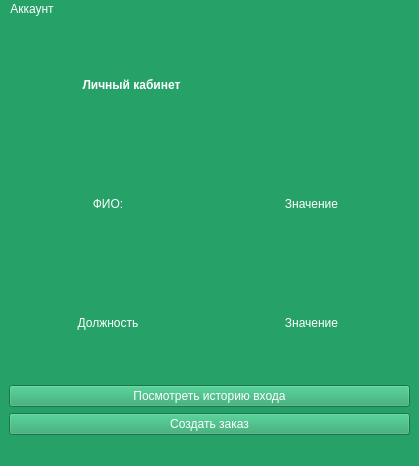
<?xml version="1.0" encoding="UTF-8"?>
<ui version="4.0">
 <class>MainWindow</class>
 <widget class="QMainWindow" name="MainWindow">
  <property name="geometry">
   <rect>
    <x>0</x>
    <y>0</y>
    <width>419</width>
    <height>466</height>
   </rect>
  </property>
  <property name="maximumSize">
   <size>
    <width>419</width>
    <height>466</height>
   </size>
  </property>
  <property name="windowTitle">
   <string>Личный Кабинет</string>
  </property>
  <property name="styleSheet">
   <string notr="true">color: rgb(255, 255, 255);
background-color: rgb(38, 162, 105);</string>
  </property>
  <widget class="QWidget" name="centralwidget">
   <layout class="QVBoxLayout" name="mainLayout">
    <item>
     <layout class="QHBoxLayout" name="horizontalLayout">
      <property name="sizeConstraint">
       <enum>QLayout::SetMinimumSize</enum>
      </property>
      <item>
       <widget class="QLabel" name="label_2">
        <property name="styleSheet">
         <string notr="true">font-weight: bold;</string>
        </property>
        <property name="text">
         <string>Личный кабинет</string>
        </property>
        <property name="alignment">
         <set>Qt::AlignCenter</set>
        </property>
        <property name="buddy">
         <cstring>label_2</cstring>
        </property>
       </widget>
      </item>
      <item>
       <widget class="QLabel" name="photo_label">
        <property name="maximumSize">
         <size>
          <width>150</width>
          <height>150</height>
         </size>
        </property>
        <property name="text">
         <string/>
        </property>
        <property name="pixmap">
         <pixmap>../../res/Вариант 9/Сессия 1/Сотрудники_import/Иванов.jpeg</pixmap>
        </property>
        <property name="scaledContents">
         <bool>true</bool>
        </property>
       </widget>
      </item>
     </layout>
    </item>
    <item>
     <layout class="QHBoxLayout" name="horizontalLayout_2">
      <item>
       <widget class="QLabel" name="label_4">
        <property name="text">
         <string>ФИО:</string>
        </property>
        <property name="alignment">
         <set>Qt::AlignCenter</set>
        </property>
       </widget>
      </item>
      <item>
       <widget class="QLabel" name="fio_label">
        <property name="text">
         <string>Значение</string>
        </property>
        <property name="alignment">
         <set>Qt::AlignCenter</set>
        </property>
       </widget>
      </item>
     </layout>
    </item>
    <item>
     <layout class="QHBoxLayout" name="horizontalLayout_3">
      <item>
       <widget class="QLabel" name="label_5">
        <property name="text">
         <string>Должность</string>
        </property>
        <property name="alignment">
         <set>Qt::AlignCenter</set>
        </property>
       </widget>
      </item>
      <item>
       <widget class="QLabel" name="position_label">
        <property name="text">
         <string>Значение</string>
        </property>
        <property name="alignment">
         <set>Qt::AlignCenter</set>
        </property>
       </widget>
      </item>
     </layout>
    </item>
    <item>
     <widget class="QPushButton" name="see_history">
      <property name="text">
       <string>Посмотреть историю входа</string>
      </property>
     </widget>
    </item>
    <item>
     <widget class="QPushButton" name="create_order_btn">
      <property name="text">
       <string>Создать заказ</string>
      </property>
     </widget>
    </item>
   </layout>
  </widget>
  <widget class="QMenuBar" name="menubar">
   <property name="geometry">
    <rect>
     <x>0</x>
     <y>0</y>
     <width>419</width>
     <height>22</height>
    </rect>
   </property>
   <widget class="QMenu" name="menu">
    <property name="title">
     <string>Аккаунт</string>
    </property>
    <addaction name="separator"/>
    <addaction name="deauth_btn"/>
    <addaction name="exit_btn"/>
   </widget>
   <addaction name="menu"/>
  </widget>
  <widget class="QStatusBar" name="statusbar"/>
  <action name="deauth_btn">
   <property name="text">
    <string>Деавторизация</string>
   </property>
   <property name="shortcut">
    <string>Ctrl+Q</string>
   </property>
  </action>
  <action name="exit_btn">
   <property name="text">
    <string>Закрыть</string>
   </property>
   <property name="shortcut">
    <string>Ctrl+W</string>
   </property>
  </action>
 </widget>
 <resources/>
 <connections/>
</ui>
